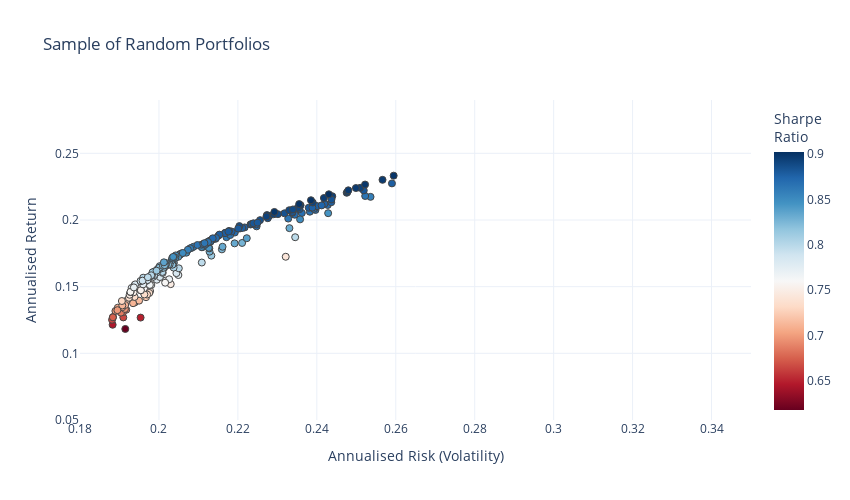

Notebook source saved alongside this figure:
### Code cell
#-- Plot the risk vs. return of randomly generated portfolios
#-- Convert the list from before into an array for easy plotting
mean_variance_pairs = np.array(mean_variance_pairs)

risk_free_rate=0 #-- Include risk free rate here

fig = go.Figure()
fig.add_trace(go.Scatter(x=mean_variance_pairs[:,1]**0.5, y=mean_variance_pairs[:,0], 
                      marker=dict(color=(mean_variance_pairs[:,0]-risk_free_rate)/(mean_variance_pairs[:,1]**0.5), 
                                  showscale=True, 
                                  size=7,
                                  line=dict(width=1),
                                  colorscale="RdBu",
                                  colorbar=dict(title="Sharpe<br>Ratio")
                                 ), 
                      mode='markers',
                      text=[str(np.array(tickers_list[i])) + "<br>" + str(np.array(weights_list[i]).round(2)) for i in range(len(tickers_list))]))
fig.update_layout(template='plotly_white',
                  xaxis=dict(title='Annualised Risk (Volatility)'),
                  yaxis=dict(title='Annualised Return'),
                  title='Sample of Random Portfolios',
                  width=850,
                  height=500)
fig.update_xaxes(range=[0.18, 0.35])
fig.update_yaxes(range=[0.05,0.29])
fig.update_layout(coloraxis_colorbar=dict(title="Sharpe Ratio"))

### Figure 1 — Plotly figure (JSON) as saved in the notebook; plotly's stock layout.template omitted (floating-point values rounded to 4 significant figures; data arrays with more than 128 entries replaced by an {"elided": "..."} marker saying what was removed)
{"data": [{"marker": {"color": {"elided": "231 float values"}, "colorbar": {"title": {"text": "Sharpe<br>Ratio"}}, "colorscale": [[0, "rgb(103,0,31)"], [0.1, "rgb(178,24,43)"], [0.2, "rgb(214,96,77)"], [0.3, "rgb(244,165,130)"], [0.4, "rgb(253,219,199)"], [0.5, "rgb(247,247,247)"], [0.6, "rgb(209,229,240)"], [0.7, "rgb(146,197,222)"], [0.8, "rgb(67,147,195)"], [0.9, "rgb(33,102,172)"], [1, "rgb(5,48,97)"]], "line": {"width": 1}, "showscale": true, "size": 7}, "mode": "markers", "text": {"elided": "231 str values"}, "type": "scatter", "x": {"elided": "231 float values"}, "y": {"elided": "231 float values"}}], "layout": {"coloraxis": {"colorbar": {"title": {"text": "Sharpe Ratio"}}}, "height": 500, "title": {"text": "Sample of Random Portfolios"}, "width": 850, "xaxis": {"range": [0.18, 0.35], "title": {"text": "Annualised Risk (Volatility)"}}, "yaxis": {"range": [0.05, 0.29], "title": {"text": "Annualised Return"}}}}
